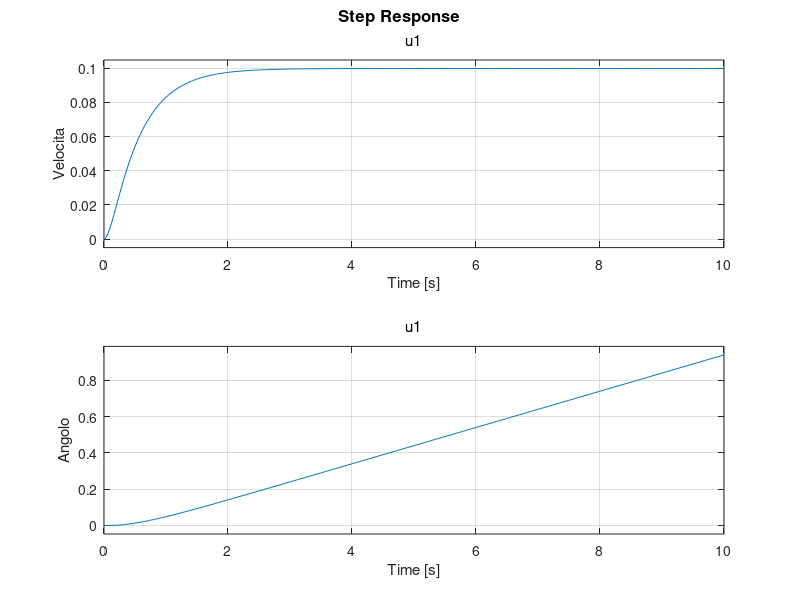
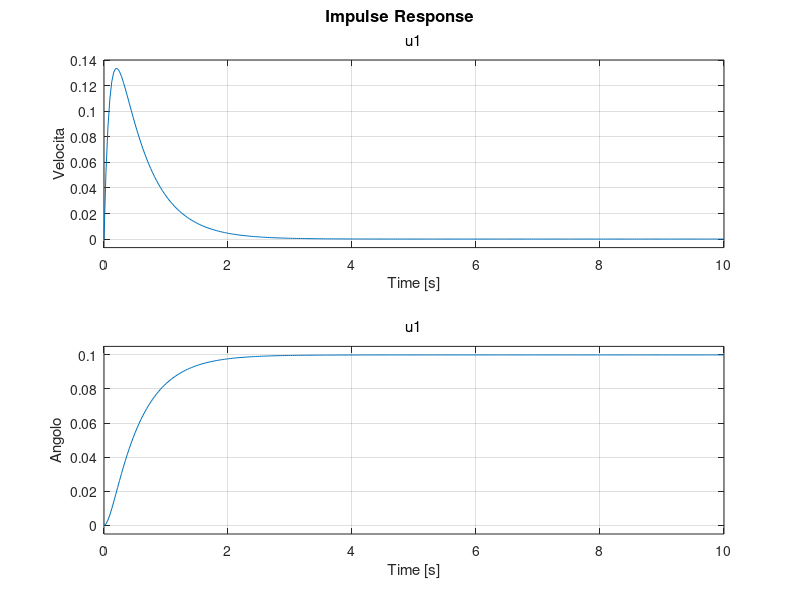

Write MATLAB code to recreate these figures, in order.
%% Script per l'analisi del modello del motore 
%  a corrente continua alimentato sull'armatura

clear all
close all
clc 

% Parametri del sistema
Lm = 0.5;   % Induttanza elettrica del motore in Henri
Rm = 1;     % Resistenza elettrica del motore in Ohm
J = 0.01;   % Momento d'inerzia del rotore in kg m^2
B =  0.1;   % Attrito viscoso in N m s
kt= 0.01;   % Costante per la coppia
kb = 0.01;  % Costante della forza elettromotrice

G_cd = tf (kt, conv([Lm Rm], [J B]))
G_cc = feedback(G_cd, kb)

G_a = tf(1, [1 0]) * G_cc

G_cc.InputName = 'Voltaggio';
G_cc.OutputName = 'Velocita';
G_a.InputName = 'Voltaggio';
G_a.OutputName = 'Angolo';

G = [G_cc; G_a]

figure(1)
step(G, 10)

figure(2)
impulse(G, 10)
